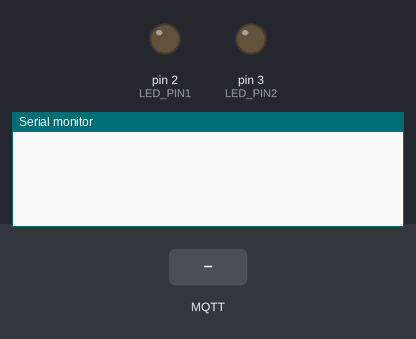
This sketch was run on a simulated Arduino Uno, built with avr-gcc and run on an emulated ATmega328P. On the bench: output pins drawn as LEDs (lit = HIGH), the last lines printed to the serial monitor. The test bench sets the inputs (shaded band). WiFi joins after 1.5 s; servers stay silent unless stated; no MQTT or app messages arrive unless stated.

Above: at 1.2 s.
1.3 s: MQTT message "led1" arrives on the first subscribed topic
At 2.5 s:
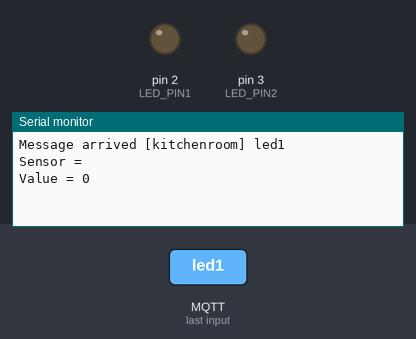
2.8 s: MQTT message "1" arrives on the first subscribed topic
At 3.6 s:
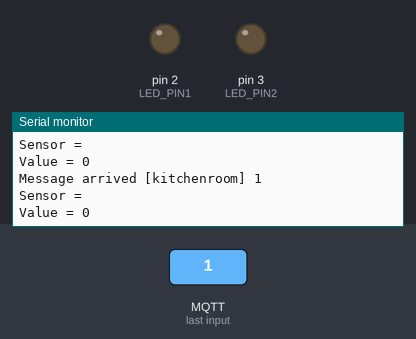
4.3 s: MQTT message "on" arrives on the first subscribed topic
At 4.8 s:
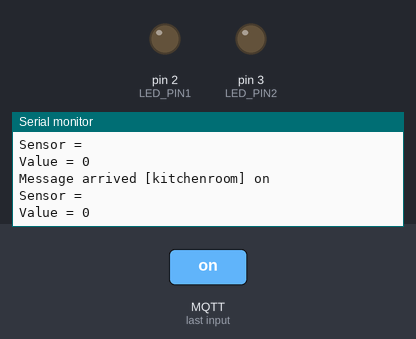

Measured:
- after the input at 1.3 s, the serial monitor: prints a new line at once (image 1)
- after the input at 2.8 s, the serial monitor: prints a new line at once (image 2)
- after the input at 4.3 s, the serial monitor: prints a new line at once (image 3)

The sketch:

Mqtt-Ethernt.ino
```cpp
#include <SPI.h>
#include <Ethernet.h>
#include <PubSubClient.h>
#include <ArduinoJson.h>

#define LED_PIN1 2
#define LED_PIN2 3

// Update these with values suitable for your network.
byte mac[]    = {  0xDE, 0xED, 0xBA, 0xFE, 0xFE, 0xED };
IPAddress ip(111, 111, 111, 111); //Enter arduino server IP Address
IPAddress server(111, 111, 111, 111); //Enter mqtt server IP Address

const char *mqtt_username = "bedroom";
const char *mqtt_password = "bedroom";

// Callback function header
void callback(char* topic, byte* payload, unsigned int length);

EthernetClient ethClient;
PubSubClient client(server, 1883, callback, ethClient);

// Callback function
void callback(char* topic, byte* payload, unsigned int length) {
  char str[length + 1];
  Serial.print("Message arrived [");
  Serial.print(topic);
  Serial.print("] ");
  int i = 0;
  for (i = 0; i < length; i++) {
    Serial.print((char)payload[i]);
    str[i] = (char)payload[i];

  }
  str[i] = 0; // Null termination
  Serial.println();

  StaticJsonDocument <256> doc;

  deserializeJson(doc, str);
  const char* sensor = doc["sensor"];
  int value = doc["value"];

  Serial.print("Sensor = ");
  Serial.println(sensor);
  Serial.print("Value = ");
  Serial.println(value);
  if (strcmp(sensor, "led1") == 0) {
    //turn the LED ON if the payload is '1' and publish to the MQTT server a confirmation message
    if (value == 1) {
      digitalWrite(LED_PIN1, HIGH);
      client.publish("kitchenroom", "Light On");
    }

    //turn the LED OFF if the payload is '0' and publish to the MQTT server a confirmation message
    if (value == 0) {
      digitalWrite(LED_PIN1, LOW);
      client.publish("kitchenroom", "Light Off");
    }
  }
  if (strcmp(sensor, "led2") == 0) {
    //turn the LED ON if the payload is '1' and publish to the MQTT server a confirmation message
    if (value == 1) {
      digitalWrite(LED_PIN2, HIGH);
      client.publish("kitchenroom", "Light On");
    }

    //turn the LED OFF if the payload is '0' and publish to the MQTT server a confirmation message
    if (value == 0) {
      digitalWrite(LED_PIN2, LOW);
      client.publish("kitchenroom", "Light Off");
    }
  }
} // void callback


void setup()
{
  Serial.begin(9600);
  pinMode(LED_PIN1, OUTPUT);
  digitalWrite(LED_PIN1, LOW);
  pinMode(LED_PIN2, OUTPUT);
  digitalWrite(LED_PIN2, LOW);

  Ethernet.begin(mac, ip);
  if (client.connect("arduinoClient", mqtt_username, mqtt_password)) {
    client.publish("kitchenroom", "Arduino kitchen");
        client.subscribe("kitchenroom");
  }
}

void loop()
{
  client.loop();
}
```
